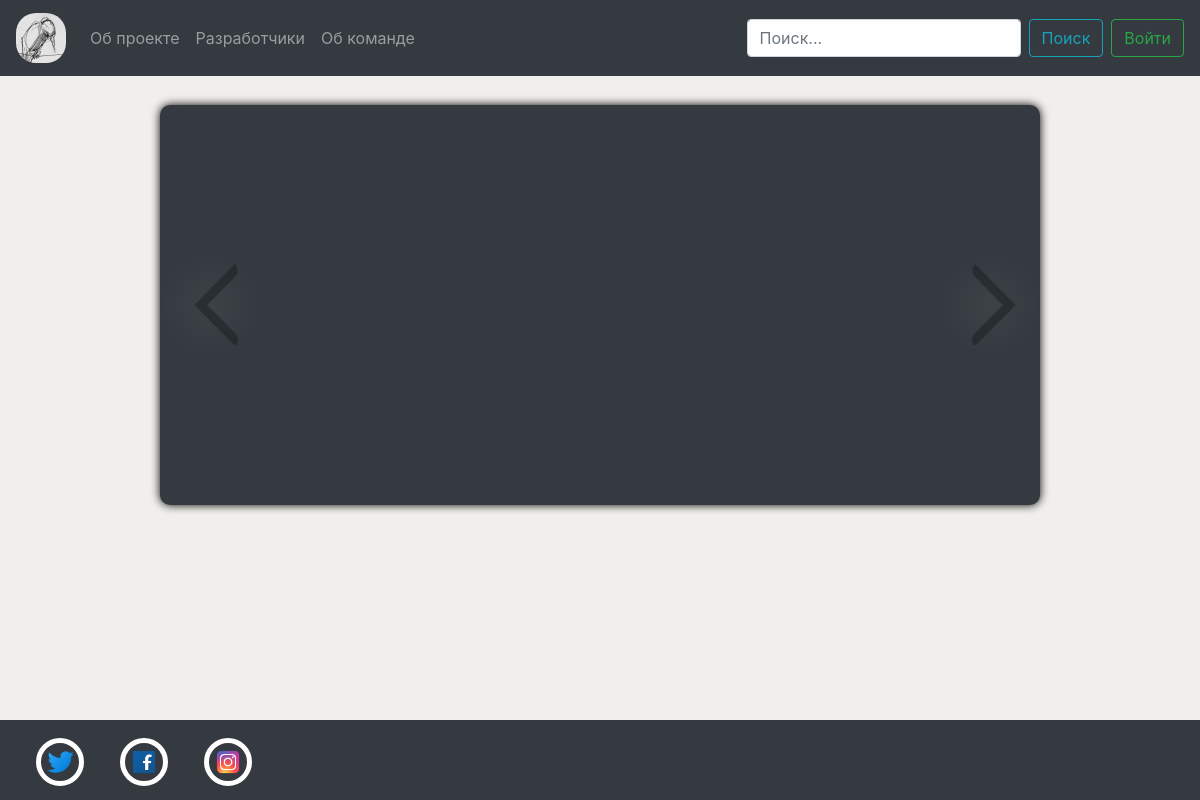
Before: / with the older database file.
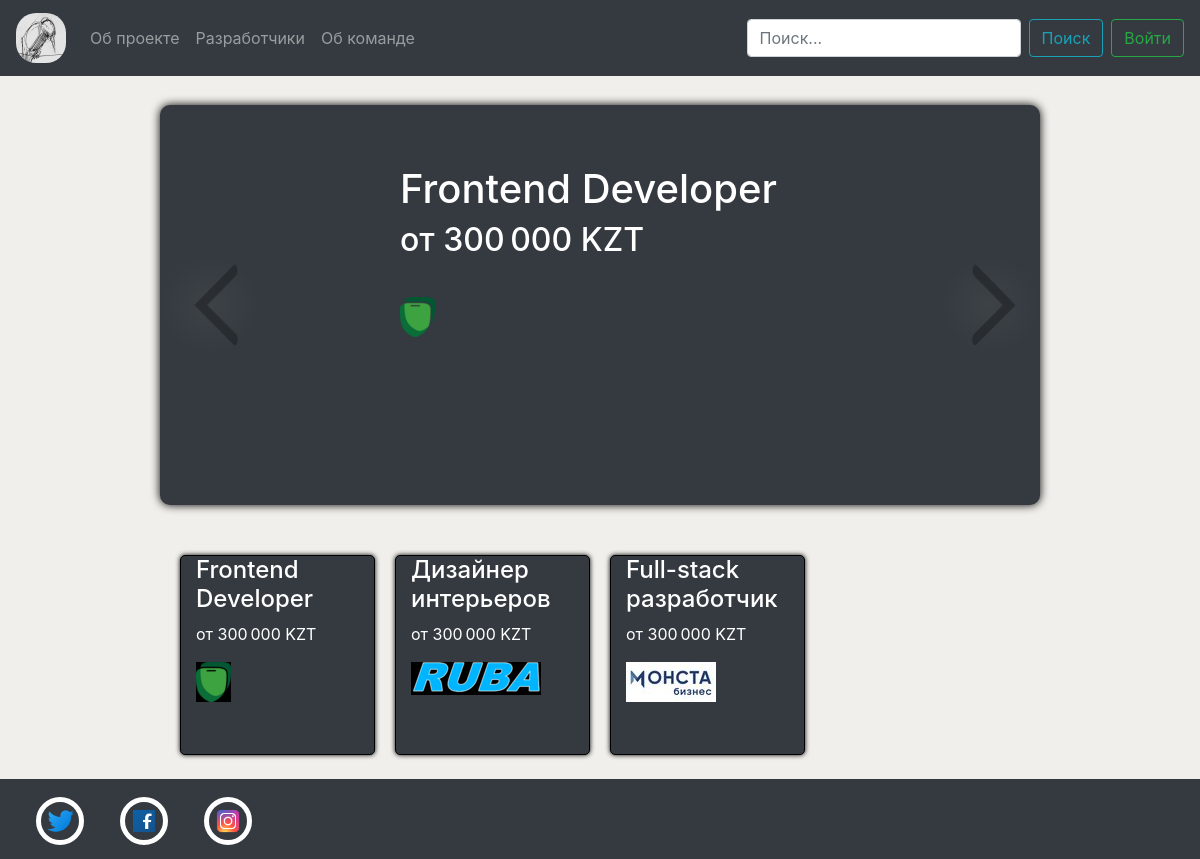
After: the same page with the newer database file.
### app/models.py (models this page shows, shortened)
class Vacancies(models.Model):
    title = models.CharField('title', max_length= 50)
    salary = models.CharField('Salary', max_length=20)
    email = models.CharField('Email', max_length=50)
    text = models.TextField('Text')
    date = models.DateField('Data')
    Imagesrs = models.CharField('Imageurl', max_length=50)
    Telephonenumber = models.CharField('Telephonenumber', max_length=20)

### app/views.py (the view)
# urls.py: path('', views.index, name="main"),
def index(request):
    vacancies = Vacancies.objects.all()
    if request.method == "POST":
        authUserForm = forms.AuthUserForm(request.POST)
        if authUserForm.is_valid():
            request.session['emailUser'] = authUserForm.cleaned_data["email"]
            request.session['psswdUser'] = authUserForm.cleaned_data["psswd"]
        else:
            try:
                del request.session['emailUser']
                del request.session['psswdUser']
            except KeyError:
                return HttpResponseRedirect('/')
            return HttpResponseRedirect('/')
    else:
        authUserForm = forms.AuthUserForm()
    return render(
        request,
        "app/index.html",
        {"email": request.session.get('emailUser', False),
         "psswd": request.session.get('psswdUser', False),
         "statusBtnAuth": True,
         'vacancies': vacancies,
         "authUserForm": authUserForm},
    )

### app/forms.py
class AuthUserForm(forms.Form):
    email = forms.EmailField(label="Email:", help_text="You need to add '@example.com' at the end", widget=forms.TextInput(attrs={"class": "form-control form-auth__input"}))
    psswd = forms.CharField(label="Password:", widget=forms.PasswordInput(attrs={"class": "form-control form-auth__input"}))

### app/templates/app/index.html (shortened to what this page needs)
{% extends "app/Layout/layout.html" %}
{% block style %}
    <link rel="stylesheet" type="text/css" href="../static/app/style/MainStyle.css" />
{% endblock %}
{% block content %}
<div class="main_div">
<div class="slider-container">
  <a class="arrow" id="rightArrow" ><div class="Rarrow-image" type="button" > </div></a>
    <div class="items" id="items">
    {% for el in vacancies%}
        <div class="item" >
            <h1>{{el.title}}</h1>
            <h2>{{el.salary}}</h2>
            <div class="item_images" type="image" style =" background-image: url('{{el.Imagesrs}}');"/></div>
        </div>
    {% endfor %}
    </div>
  <a class="arrow" id="leftArrow" ><div class="Larrow-image" type="button"> </div> </a>
</div>
 </div>
<div class="wrappergrid">
        {% for el in vacancies%}
         <a href="#"> <div class="col"><h4>{{el.title}}</h4> <p>{{el.salary}}</p> <img class="gridimages" type="image" src = "{{el.Imagesrs}}"/> </div></a>
        {% endfor %}
</div>
{% endblock %}
{% block scripts %}
    {% load static %}
{% endblock %}

### app/templates/app/Layout/layout.html (shortened to what this page needs)
<!DOCTYPE html>
<html lang="en">
	<head>
    	{% load static %}
		<link rel="stylesheet" href="https://maxcdn.bootstrapcdn.com/bootstrap/4.0.0/css/bootstrap.min.css">
		<link rel="stylesheet" type="text/css" href="{% static 'app/style/StyleForLayout.css'%}">
    	{% block style %}{% endblock %}
	</head>
	<body>
		<div class="wrapper">
			<header class="header">
				<nav class="navbar fixed-top navbar-expand-lg navbar-dark bg-dark">
					<a class="navbar-brand" href="{% url 'main'%}">
						<div class="main-icon__img"></div>
					</a>
					<div class="collapse navbar-collapse" id="additional-menu">
						<ul class="navbar-nav mr-auto">
							<li class="nav-item">
								<a class="nav-link" href="{% url 'project_info' %}">Об проекте</a>
							</li>
							<li class="nav-item">
								<a class="nav-link" href="{% url 'developers' %}">Разработчики</a>
							</li>
							<li class="nav-item">
								<a class="nav-link" href="{% url 'team_info' %}">Об команде</a>
							</li>
						</ul>
						<form class="form-inline my-2 lg-0">
							<input class="form-control mr-sm-0" type="search" placeholder="Поиск...">
							<button type="button" class="btn btn-outline-info mx-2">Поиск</button>
						</form>
						{% if not email and not psswd%}
						{% if statusBtnAuth %}
						<button type="button" class="btn btn-outline-success" data-bs-toggle="modal" data-bs-target="#modalAuth">Войти</button>
						{% endif %}
						{% else %}
						<button type="button" class="btn btn-outline-success" data-bs-toggle="modal" data-bs-target="#modalAuth">Кабинет</button>
						{% endif %}
					</div>
				</nav>
			</header>
			<main class="main">
				<div class="main__content">
					{% block content %}{% endblock %}
				</div>
			</main>
        	<footer class="footer bg-dark mt-4">
				<div class="container__icons">
					<ul class="social__icons d-flex">
						<li class="social__item twitter">
							<a href="#" target="_blank">
								<div class="icon icon__twitter"></div>
							</a>
						</li>
						<li class="social__item facebook">
							<a href="#" target="_blank">
								<div class="icon icon__facebook"></div>
							</a>
						</li>
						<li class="social__item instagram">
							<a href="https://instagram.com/satbayev_sharaga.kaftk.narod?utm_medium=copy_link" target="_blank">
								<div class="icon icon__instagram"></div>
							</a>
						</li>
					</ul>
				</div>
			</footer>
		</div>
	</body>
</html>

### app/static/app/style/StyleForLayout.css (style rules this page uses)
body { margin: 0; height: 100vh; }
.header { height: 100px; width: 100%; }
.wrapper { min-height: 100%; display: flex; flex-direction: column; }
.main { flex: 1 1 auto; }
.footer { height: 80px; }
.main-icon__img { background: url('../images/icons/main_icon.jpg') bottom 75% center/ cover no-repeat; height: 50px; width: 50px; border-radius: 20px; box-shadow: 0px 0px 5px rgba(255, 255, 255, 0); transition: 1s; }
.container__icons { margin-top: 18px; }
.social__icons { list-style-type: none; padding: 0; }
.social__icons li { margin-left: 3%; }
.icon { width: 50px; height: 50px; }
.social__item { height: 48px; width: 48px; border: 5px solid #fff; border-radius: 50%; display: flex; justify-content: center; align-items: center; transition-duration: 1s; }
.icon__facebook { background-image: url('../images/icons/icon_facebook.png'); background-size: 60%; background-repeat: no-repeat; background-position: center }
.icon__twitter { background-image: url('../images/icons/icon_twitter.png'); background-size: 60%; background-repeat: no-repeat; background-position: center }
.icon__instagram { background-image: url('../images/icons/icon_instagram.png'); background-size: 60%; background-repeat: no-repeat; background-position: center }

### app/static/app/style/MainStyle.css (style rules this page uses)
.main_div { width: 90%; padding-left: 100px; padding-right: 100px; margin: 5px auto; justify-content: center; }
body { background-color:#f0efeb; }
.Rarrow-image { height: 90px; width: 110px; background-image: url('../images/btns.png'); background-size: cover; background-position: center; transform: scale(-1, 1); opacity: 0.5; transition: 1s; }
.arrow { height: 100px; width: 100px; font-size: 30px; background: radial-gradient(#474b4e, #2c333a); opacity: 0.5; transition: 1s; border-radius: 50px; }
.Larrow-image { height: 90px; width: 110px; background-image: url('../images/btns.png'); background-position: center; background-size: cover; box-shadow: 0px 0px 5px rgba(255, 255, 255, 0); opacity: 0.5; transition: 1s; }
.item_images { display: flex; background-size: auto; background-position: left ; background-repeat: no-repeat; height: 100px; width: 100%; }
.slider-container { display: flex; justify-content: center; align-items: center; background-color: #343a40; border: 0px solid #444; border-radius: 10px; box-shadow: 0 0 10px black; }
.items { width: 400px; height: 400px; position: relative; color: #444; font-size: 30px; margin: 0 auto; border: 0px solid #444; overflow: hidden; }
.item { border: 0px solid none; background-size: cover; background-repeat: no-repeat; background-position: bottom; position: center; width: 400px; max-height: 200px; position: absolute; transition: all ease 1s; top: 15%; color: white; }
.wrappergrid { width: 70%; margin: 0 auto; margin-top: 50px; display: grid; grid-template-columns: repeat(4, 1fr); grid-gap: 20px; }
.col { height: 200px; border: 1px groove black; border-radius: 5px; transition: 0.5s; box-shadow: 0px 0px 5px black; background-color: #343a40; color: white; }
.gridimages { background-color: black; }

Changed rows visible on the page:
added Vacancies: title "Frontend Developer", salary "от 300 000 KZT", Imagesrs (picture)
added Vacancies: title "Дизайнер интерьеров", salary "от 300 000 KZT", Imagesrs (picture)
added Vacancies: title "Full-stack разработчик", salary "от 300 000 KZT", Imagesrs (picture)
